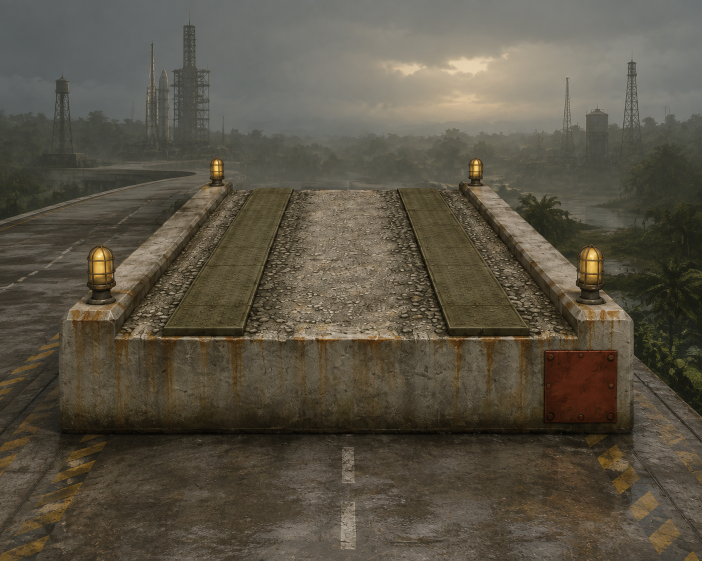
#> input picture art/references/ascension/hero-crawlerway-gravel-bed-gptimage2.png, 1403 x 1121 px (shown at 1/2 size)
$ python frame-metrics.py ../../art/references/ascension/hero-crawlerway-gravel-bed-gptimage2.png
#> lines starting #> are read from the running program, lines starting #| are printed output that depends on the picture
#!/usr/bin/env python3
"""Frame metrics for the visual review harness (not part of the shipped game).

Turns "it looks empty" into numbers that two builds can be compared on.
Run on the PNGs produced by scripts/visual/shoot-stations.mjs.

  python3 scripts/visual/frame-metrics.py <dir-or-png> [more...] [--json]
  Optional: --lamp-patches=capture.json measures 24-pixel-square road patches
  named under/between in the capture’s roadPatches field, using Rec.709 luma.

Per frame (1280x720 chase-camera frame; HUD margins excluded):
  flat%     share of world pixels within RGB distance 10 of the frame's modal
            colour (8-bit quantised to 4). High = one wash. The emptiness metric.
  hsplit    mean Rec.709 luma of the sky band minus the ground band, sampled
            off-road (left/right thirds) around the horizon row. Negative or
            near zero = sky and ground are the same value.
  skysat    mean HSV saturation of the sky band, 0-100.
  edges     share of world pixels whose Sobel magnitude exceeds 40 - a crude
            "how much structure is in frame" number. Speed lines inflate it,
            so read it together with flat%.
  midtone   share of world pixels with luma in [70, 170]. A frame that is all
            highlight (pale pan + pale sky) scores low here.

The world crop is rows 130..560 and columns 0..1100 (the HUD lives outside
it). The horizon row is found per frame as the row with the largest mean luma
step between the two 24-row bands above and below it, searched in rows 260..420.
"""
import json
import os
import sys

from PIL import Image, ImageFilter

WORLD = (0, 130, 1100, 560)  # left, top, right, bottom
BAND = 24


def luma(px):
    r, g, b = px
    return 0.2126 * r + 0.7152 * g + 0.0722 * b


def analyse(path, lamp_patches=None):
    im = Image.open(path).convert("RGB")
#> im is the input picture: PIL image 1403x1121 RGB; mean R, G, B 89.6, 82.9, 68.8
    w, h = im.size
#> w = 1403; h = 1121
    world = im.crop(WORLD)
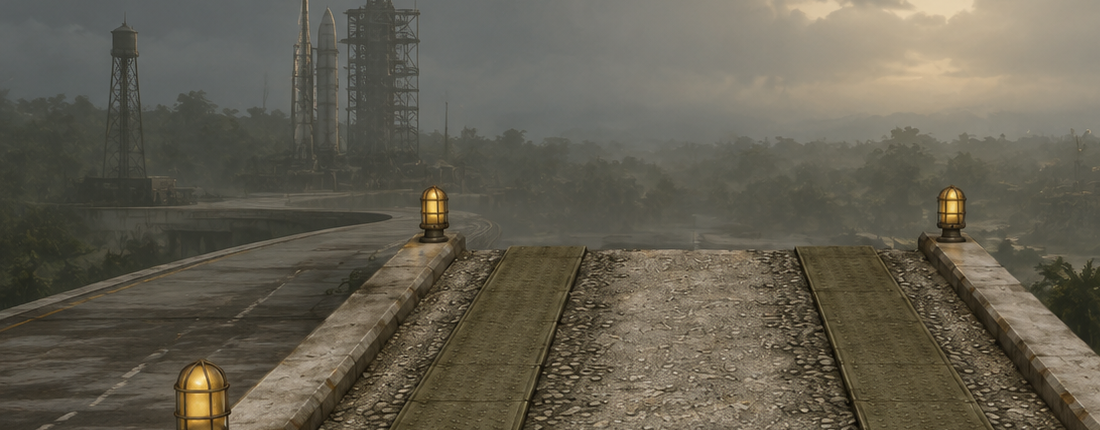
#> world: PIL image 1100x430 RGB; mean R, G, B 99.9, 94.8, 80.8
    ww, wh = world.size
#> ww = 1100; wh = 430
    data = list(world.getdata())  # noqa
#> data = 473000 items

    # --- flat%: modal colour at 4-level quantisation, then radius-10 census.
    hist = {}
    for r, g, b in data:
        k = (r >> 2, g >> 2, b >> 2)
        hist[k] = hist.get(k, 0) + 1
#> this loop made 473000 passes
#> (r, g, b, k) on passes 1 to 3: (91, 95, 95, (22, 23, 23)), (90, 94, 95, (22, 23, 23)), (90, 94, 96, (22, 23, 24))
#> after the loop, hist = 2845 items
    mode = max(hist, key=hist.get)
#> mode = (26, 27, 26)
    mr, mg, mb = (mode[0] << 2) + 2, (mode[1] << 2) + 2, (mode[2] << 2) + 2
#> mr = 106; mg = 110; mb = 106
    flat = sum(
        1 for r, g, b in data if (r - mr) ** 2 + (g - mg) ** 2 + (b - mb) ** 2 <= 100
    ) / len(data)
#> flat = 0.065

    # --- horizon row: biggest luma step, off-road columns only.
    lum = im.convert("L")
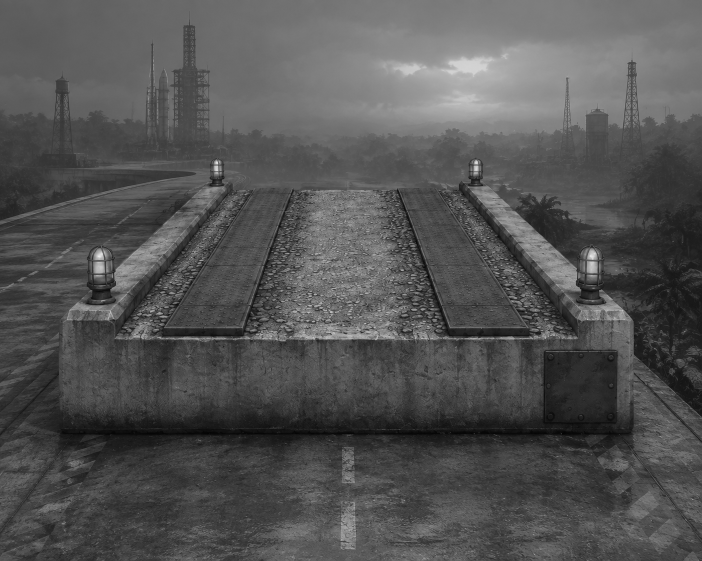
#> lum: PIL image 1403x1121 L (shown at 1/2 size); min 0, max 242, mean 83.3
    lpx = lum.load()
    cols = list(range(20, 340)) + list(range(940, 1100))

    def band_mean(top):
        total = 0.0
        n = 0
        for y in range(top, top + BAND):
            for x in cols:
                total += lpx[x, y]
                n += 1
        return total / n

    best_row, best_step = 340, 0.0  # P20.4 review: was -1e9, which made the search dead code
    for y in range(260, 420, 4):
        step = band_mean(y - BAND) - band_mean(y)
        if abs(step) > abs(best_step):
            best_step, best_row = step, y
    sky_top = best_row - BAND - 8
    ground_top = best_row + 8
    hsplit = band_mean(sky_top) - band_mean(ground_top)

    # --- sky saturation over the sky band.
    hsv = im.convert("HSV").load()
    sat = 0.0
    n = 0
    for y in range(sky_top, sky_top + BAND):
        for x in cols:
            sat += hsv[x, y][1]
            n += 1
#> after the loop, n = 11520; sat = 317067
    skysat = sat / n / 255 * 100
#> skysat = 10.79

    # --- edges over the world crop.
    edge = lum.crop(WORLD).filter(ImageFilter.FIND_EDGES)
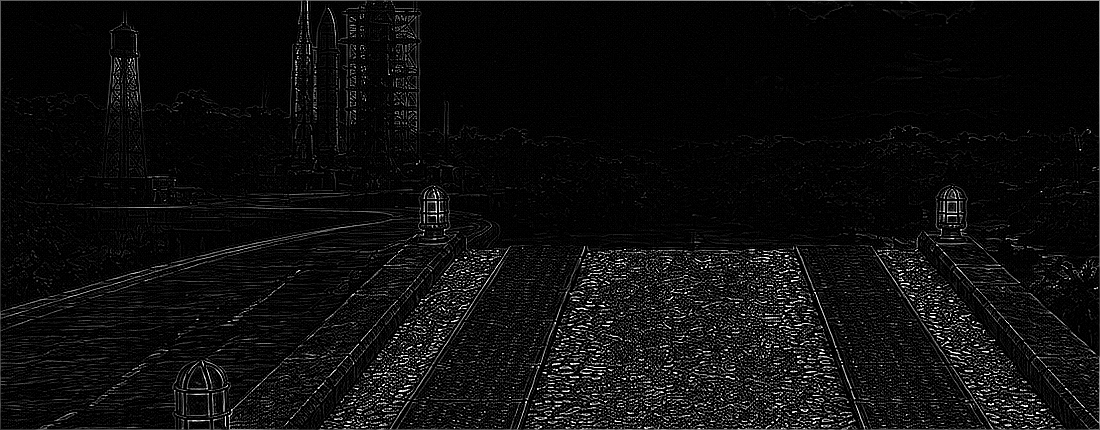
#> edge: PIL image 1100x430 L; min 0, max 255, mean 14.1
    epx = list(edge.getdata())
#> epx = 473000 items
    edges = sum(1 for v in epx if v > 40) / len(epx)
#> edges = 0.105

    # --- midtone share.
    mid = sum(1 for r, g, b in data if 70 <= luma((r, g, b)) <= 170) / len(data)
#> mid = 0.759

    result = {
        "file": os.path.basename(path),
        "flat_pct": round(flat * 100, 1),
        "hsplit": round(hsplit, 1),
        "skysat": round(skysat, 1),
        "edges_pct": round(edges * 100, 2),
        "midtone_pct": round(mid * 100, 1),
        "horizon_row": best_row,
        "mode_rgb": [mr, mg, mb],
    }
    if lamp_patches:
        for name, point in lamp_patches.items():
            x,y=point["x"],point["y"]
            patch=im.crop((x-12,y-12,x+12,y+12))
            result["lamp_luma_"+name]=sum(luma(p) for p in patch.getdata())/576
        result["lamp_ratio"]=result["lamp_luma_under"]/max(.001,result["lamp_luma_between"])
    return result


def main(argv):
    as_json = "--json" in argv
    paths = []
    for a in argv:
        if a.startswith("--"):
            continue
        if os.path.isdir(a):
            paths += sorted(
                os.path.join(a, f) for f in os.listdir(a) if f.lower().endswith(".png")
            )
        else:
            paths.append(a)
    patch_file=next((a.split("=",1)[1] for a in argv if a.startswith("--lamp-patches=")),None)
    lamp_patches=json.load(open(patch_file))["roadPatches"] if patch_file else None
    rows = [analyse(p,lamp_patches) for p in paths]
#> rows = 1 item
    if as_json:
        print(json.dumps(rows, indent=1))
        return
    print(f"{'file':<16}{'flat%':>7}{'hsplit':>8}{'skysat':>8}{'edges%':>8}{'mid%':>7}  mode")
    for r in rows:
        print(
            f"{r['file']:<16}{r['flat_pct']:>7}{r['hsplit']:>8}{r['skysat']:>8}"
            f"{r['edges_pct']:>8}{r['midtone_pct']:>7}  {r['mode_rgb']}"
        )
#> this loop made 1 pass
#| hero-crawlerway-gravel-bed-gptimage2.png    6.5    20.7    10.8   10.53   75.9  [106, 110, 106]
    if rows:
        keys = ["flat_pct", "hsplit", "skysat", "edges_pct", "midtone_pct"]
        med = {}
        for k in keys:
            vals = sorted(x[k] for x in rows)
            med[k] = vals[len(vals) // 2]
#> this loop made 5 passes
#> vals on passes 1 to 5: [6.5], [20.7], [10.8], [10.53], [75.9]
#> after the loop, med = {'flat_pct': 6.5, 'hsplit': 20.7, 'skysat': 10.8, 'edges_pct': 10.53, 'midtone_pct': 75.9}
        print(
            f"{'MEDIAN':<16}{med['flat_pct']:>7}{med['hsplit']:>8}{med['skysat']:>8}"
            f"{med['edges_pct']:>8}{med['midtone_pct']:>7}"
        )
#| MEDIAN              6.5    20.7    10.8   10.53   75.9


if __name__ == "__main__":
    main(sys.argv[1:])

$ run again, on art/references/ascension/atlas-jungle-card-rejected-alpha.png
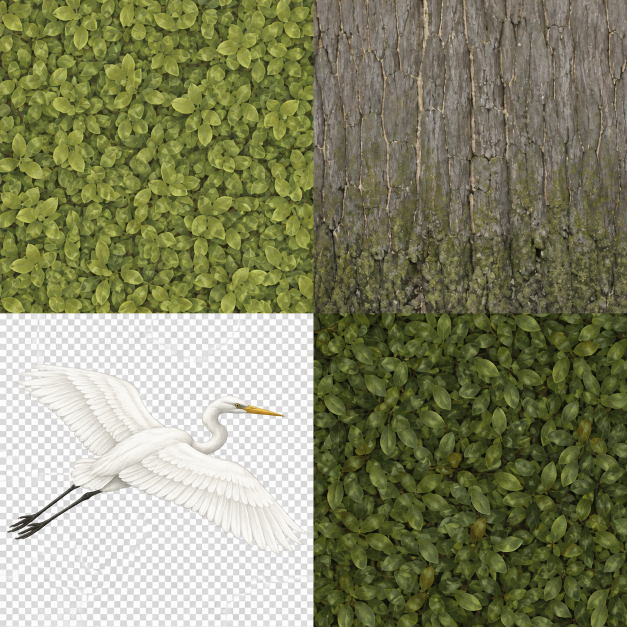
#> input picture art/references/ascension/atlas-jungle-card-rejected-alpha.png, 1254 x 1254 px (shown at 1/2 size)
#> in analyse, im is the input picture: PIL image 1254x1254 RGB; mean R, G, B 132.6, 134.5, 102.6
#> data = 473000 items
#> the loop in analyse, `for r, g, b in data:` made 473000 passes
#> (r, g, b, k) on passes 1 to 3: (50, 48, 28, (12, 12, 7)), (51, 49, 31, (12, 12, 7)), (51, 51, 30, (12, 12, 7))
#> after the loop in analyse, `for r, g, b in data:`: hist = 3815 items
#> mode = (30, 32, 14)
#> mr = 122; mg = 130; mb = 58
#> flat = 0.0888
#> in analyse, `lum = im.convert("L")`:
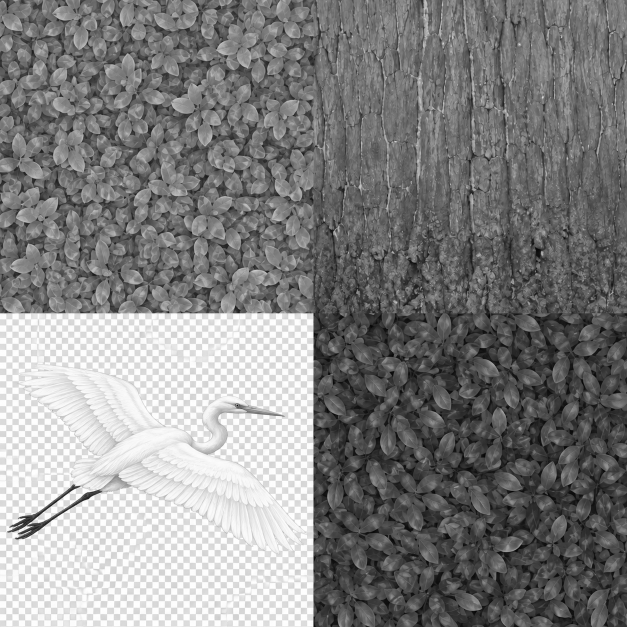
#> lum: PIL image 1254x1254 L (shown at 1/2 size); min 0, max 255, mean 130.3
#> after the loop in analyse, `for y in range(sky_top, sky_top + BAND):`: n = 11520; sat = 1286721
#> skysat = 43.8
#> in analyse, `edge = lum.crop(WORLD).filter(ImageFilter.FIND_EDGES)`:
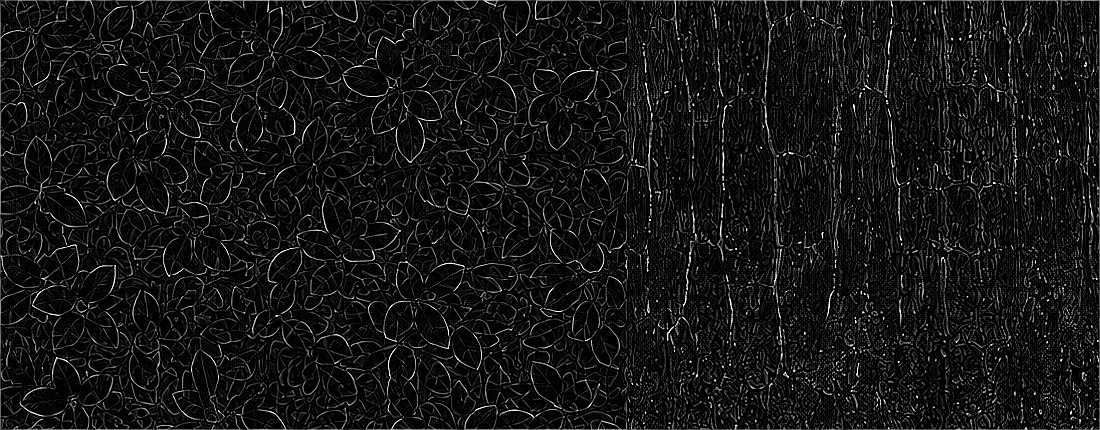
#> edge: PIL image 1100x430 L; min 0, max 255, mean 20.1
#> epx = 473000 items
#> edges = 0.175
#> mid = 0.901
#> rows = 1 item
#> the loop in main, `for r in rows:` made 1 pass
#| atlas-jungle-card-rejected-alpha.png    8.9     0.8    43.8   17.46   90.1  [122, 130, 58]
#> the loop in main, `for k in keys:` made 5 passes
#> vals on passes 1 to 5: [8.9], [0.8], [43.8], [17.46], [90.1]
#> after the loop in main, `for k in keys:`: med = {'flat_pct': 8.9, 'hsplit': 0.8, 'skysat': 43.8, 'edges_pct': 17.46, 'midtone_pct': 90.1}
#| MEDIAN              8.9     0.8    43.8   17.46   90.1

$ run again, on art/references/ascension/hero-egret-card-set-rejected-v1.png
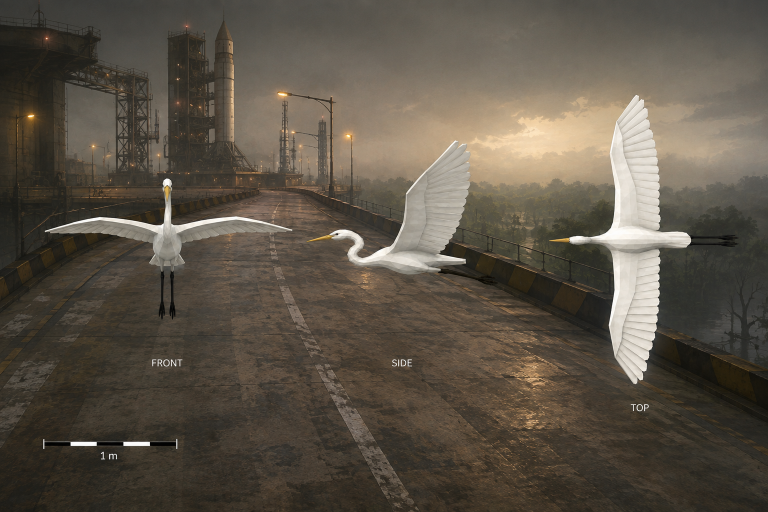
#> input picture art/references/ascension/hero-egret-card-set-rejected-v1.png, 1536 x 1024 px (shown at 1/2 size)
#> in analyse, im is the input picture: PIL image 1536x1024 RGB; mean R, G, B 91.6, 83.2, 71.1
#> in analyse, `world = im.crop(WORLD)`:
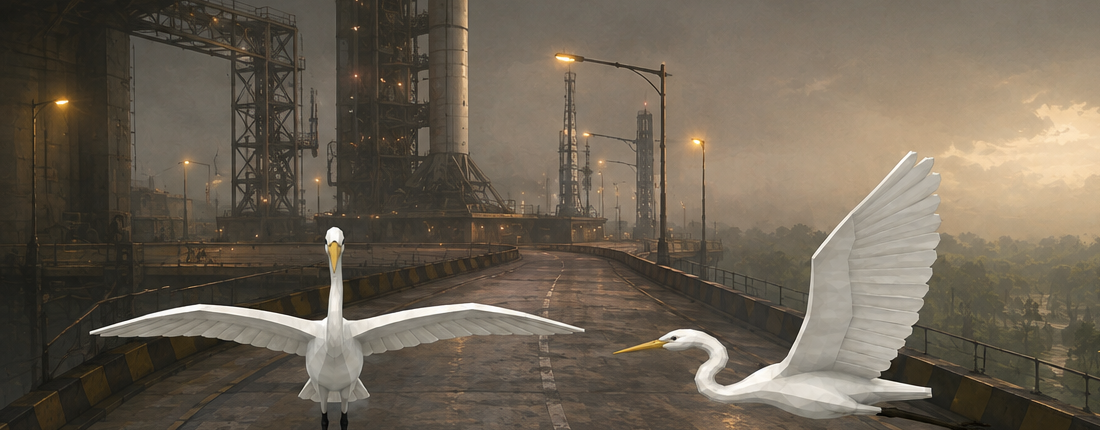
#> world: PIL image 1100x430 RGB; mean R, G, B 107.8, 97.3, 82.8
#> data = 473000 items
#> the loop in analyse, `for r, g, b in data:` made 473000 passes
#> (r, g, b, k) on passes 1 to 3: (29, 27, 22, (7, 6, 5)), (28, 27, 22, (7, 6, 5)), (30, 28, 24, (7, 7, 6))
#> after the loop in analyse, `for r, g, b in data:`: hist = 3903 items
#> mode = (28, 26, 23)
#> mr = 114; mg = 106; mb = 94
#> flat = 0.0647
#> after the loop in analyse, `for y in range(sky_top, sky_top + BAND):`: n = 11520; sat = 874892
#> skysat = 29.78
#> in analyse, `edge = lum.crop(WORLD).filter(ImageFilter.FIND_EDGES)`:
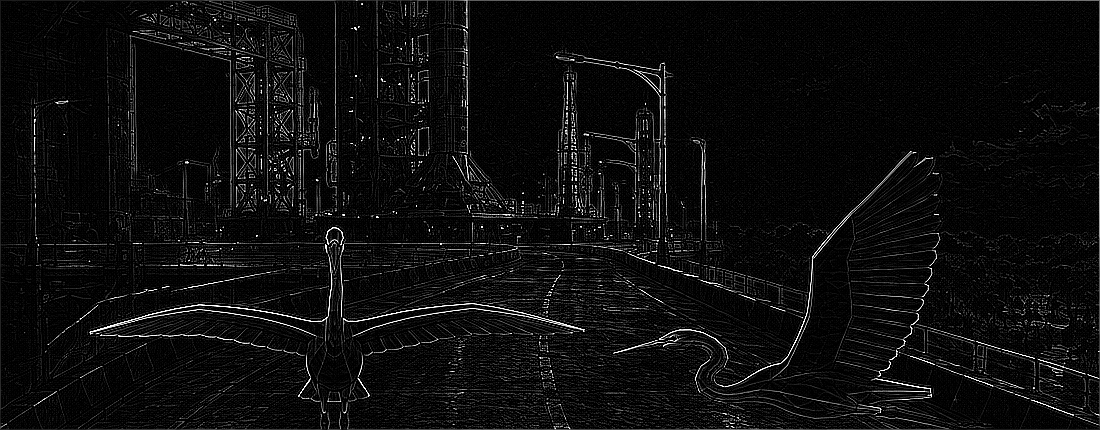
#> edge: PIL image 1100x430 L; min 0, max 255, mean 13.7
#> epx = 473000 items
#> edges = 0.0896
#> mid = 0.578
#> rows = 1 item
#> the loop in main, `for r in rows:` made 1 pass
#| hero-egret-card-set-rejected-v1.png    6.5    22.5    29.8    8.96   57.8  [114, 106, 94]
#> the loop in main, `for k in keys:` made 5 passes
#> vals on passes 1 to 5: [6.5], [22.5], [29.8], [8.96], [57.8]
#> after the loop in main, `for k in keys:`: med = {'flat_pct': 6.5, 'hsplit': 22.5, 'skysat': 29.8, 'edges_pct': 8.96, 'midtone_pct': 57.8}
#| MEDIAN              6.5    22.5    29.8    8.96   57.8
